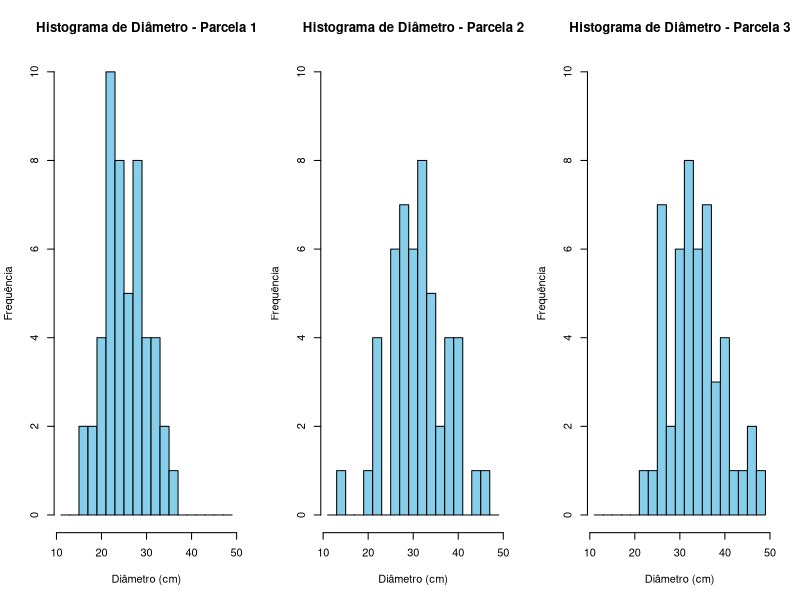

Recreate this plot in R.
## ---- chunk 1
# Definir número de árvores por parcela
n_arvores <- 50

# Gerar dados de 3 parcelas com diâmetros distribuídos normalmente
set.seed(123)  # Para garantir reprodutibilidade

parcela1 <- rnorm(n_arvores, mean = 25, sd = 5)  # Parcela 1 com média 25 cm e desvio padrão 5 cm
parcela2 <- rnorm(n_arvores, mean = 30, sd = 7)  # Parcela 2 com média 30 cm e desvio padrão 7 cm
parcela3 <- rnorm(n_arvores, mean = 35, sd = 6)  # Parcela 3 com média 35 cm e desvio padrão 6 cm

# Criar um data frame com os dados das parcelas
dados_inventario <- data.frame(
  Parcela = rep(c("Parcela 1", "Parcela 2", "Parcela 3"), each = n_arvores),
  Diametro = c(parcela1, parcela2, parcela3)
)
## ---- chunk 2
# Definir as classes diamétricas com intervalo de 2 cm
intervalo <- 2
min_diametro <- floor(min(dados_inventario$Diametro))  # Valor mínimo de diâmetro arredondado para baixo
max_diametro <- ceiling(max(dados_inventario$Diametro))  # Valor máximo de diâmetro arredondado para cima
intervalos <- seq(min_diametro - intervalo, max_diametro + intervalo, by = intervalo)  # Definir as classes com intervalo de 2 cm

# Criar layout para os gráficos
par(mfrow = c(1, 3))  # Define 3 gráficos em uma linha

# Definir lista de parcelas
parcelas <- unique(dados_inventario$Parcela)

# Loop para plotar histogramas de cada parcela
for (parcela in parcelas) {
  # Selecionar os dados da parcela atual
  dados_parcela <- dados_inventario[dados_inventario$Parcela == parcela, "Diametro"]
  # Plotar o histograma
  hist(dados_parcela,
       breaks = intervalos,
       main = paste("Histograma de Diâmetro -", parcela),
       xlab = "Diâmetro (cm)", 
       ylab = "Frequência",
       ylim = c(0, 10),
       col = "skyblue",
       border = "black")
}
